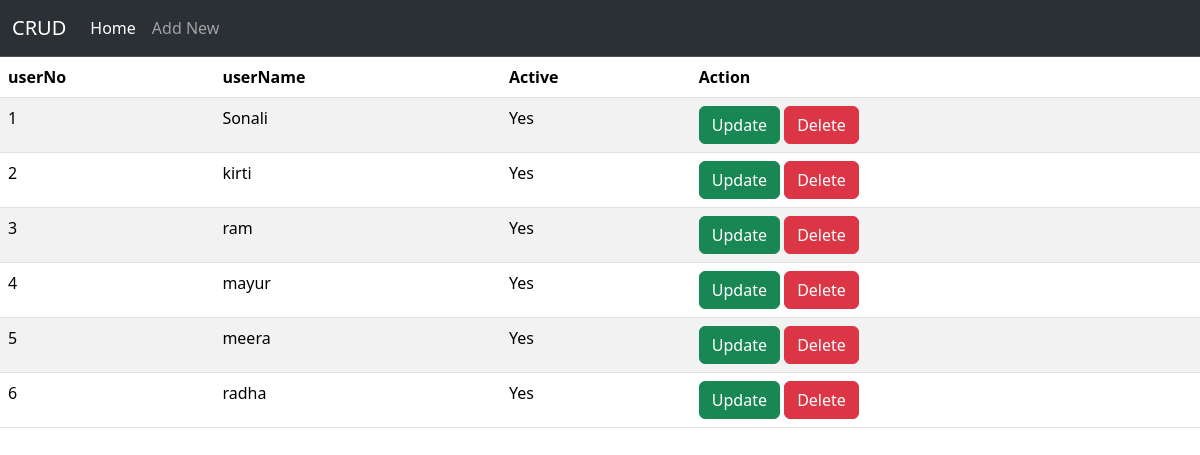
The page / on the database its author committed.
### tables this page shows
CREATE TABLE `user` (
  `UserSno` int(11) NOT NULL,
  `UserName` varchar(255) NOT NULL,
  `Active` enum('Yes','No') NOT NULL
);

### index.php (the view, shortened to what this page needs)
<!DOCTYPE html>
<html lang="en">
<head>
    <link href="https://cdn.jsdelivr.net/npm/bootstrap@5.3.2/dist/css/bootstrap.min.css" rel="stylesheet">
</head>
<body>
  <nav class="navbar navbar-expand-lg bg-body-tertiary bg-dark border-bottom border-body" data-bs-theme="dark">
    <div class="container-fluid">
      <a class="navbar-brand" href="#">CRUD</a>
      <div class="collapse navbar-collapse" id="navbarNavAltMarkup">
        <div class="navbar-nav">
          <a class="nav-link active" aria-current="page" href="#">Home</a>
          <a class="nav-link" href="create.php">Add New</a>
        </div>
      </div>
    </div>
  </nav>
  <table class="table table-striped">
    <thead>
      <tr>
        <th>userNo</th>
        <th>userName</th>
        <th>Active</th>
        <th>Action</th>
      </tr>
    </thead>
    <tbody>
      <?php
        include "connection.php";
        $sql="select * from user";
        $result =$conn->query($sql);
        while($row=$result->fetch_assoc()){
          echo"
            <tr>
              <td> $row[UserSno]</td>
              <td> $row[UserName] </td>
              <td> $row[Active] </td>
              <td>
                <a class='btn btn-success' href='update.php?userSno=$row[UserSno]'>Update</a>
                <a class='btn btn-danger' href='delete.php?userSno=$row[UserSno]'>Delete</a>
              </td>
            </tr>
          ";
        }
      ?>
    </tbody>
  </table>
</body>
</html>

### rows shown on the page
user: UserSno "1", UserName "Sonali", Active "Yes"
user: UserSno "2", UserName "kirti", Active "Yes"
user: UserSno "3", UserName "ram", Active "Yes"
user: UserSno "4", UserName "mayur", Active "Yes"
user: UserSno "5", UserName "meera", Active "Yes"
user: UserSno "6", UserName "radha", Active "Yes"
